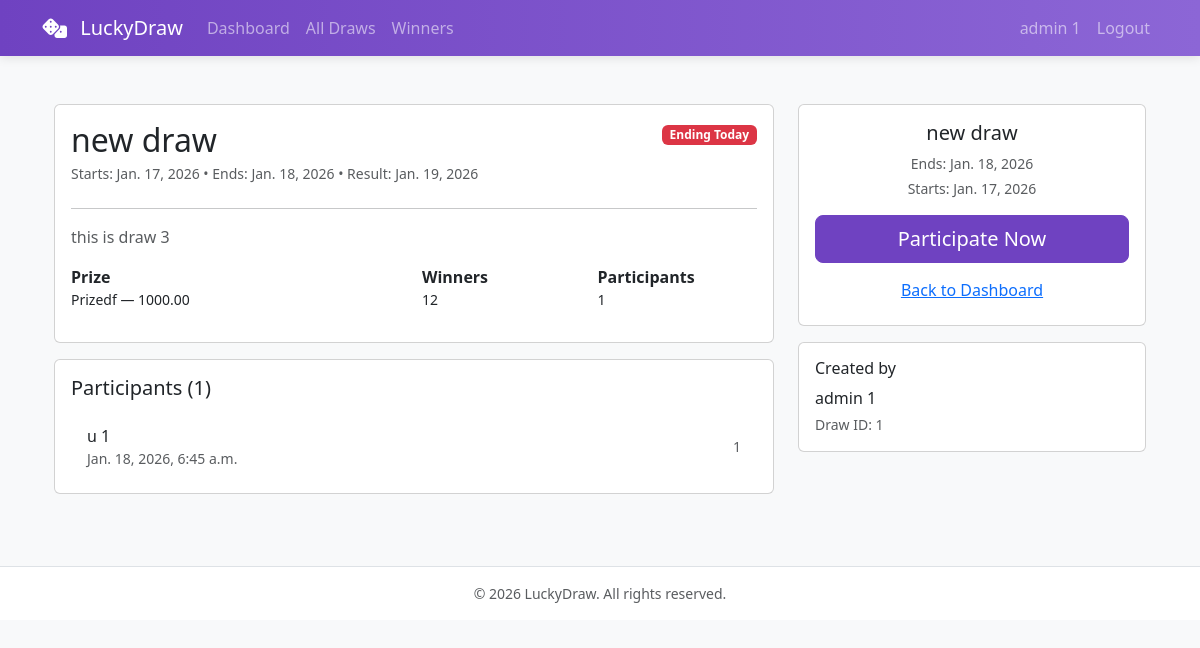
/accounts/draws/1/ (signed in), run on the app's committed database.
### accounts/models.py (models this page shows, shortened)
class Draw(models.Model):
    DRAW_TYPE_CHOICES = (
        ('single', 'Single Winner'),
        ('multi',  'Multiple Winners'),
    )
    title          = models.CharField(max_length=255, default='Untitled Draw')
    draw_type      = models.CharField(max_length=10, choices=DRAW_TYPE_CHOICES, default='single')
    description    = models.TextField(default='No description provided')
    prize_name     = models.CharField(max_length=200, default='Prize')
    prize_value    = models.DecimalField(max_digits=10, decimal_places=2, default=0.00)
    winners_count  = models.PositiveIntegerField(default=1)
    start_date     = models.DateField(null=True, blank=True)
    end_date       = models.DateField(null=True, blank=True)
    result_date    = models.DateField(null=True, blank=True)
    winners_selected = models.BooleanField(default=False)
    created_by     = models.ForeignKey(settings.AUTH_USER_MODEL, on_delete=models.SET_NULL, null=True, related_name='created_draws')
    created_at     = models.DateTimeField(auto_now_add=True)
    updated_at     = models.DateTimeField(auto_now=True)

class Entry(models.Model):
    user       = models.ForeignKey(settings.AUTH_USER_MODEL, on_delete=models.CASCADE, related_name='entries')
    draw       = models.ForeignKey(Draw, on_delete=models.CASCADE, related_name='entries')
    entry_time = models.DateTimeField(auto_now_add=True)
    is_active   = models.BooleanField(default=True)
    is_verified = models.BooleanField(default=False)
    note        = models.TextField(blank=True, null=True)
    class Meta:
        unique_together = ('user', 'draw')
        ordering = ['-entry_time']

### accounts/views.py (the view)
# urls.py: path('draws/<int:pk>/', views.draw_detail, name='draw_detail'),
@login_required
def draw_detail(request, pk):
    try:
        _ = request.user.profile
    except Profile.DoesNotExist:
        return redirect('home')
    draw = get_object_or_404(Draw.objects.select_related('created_by'), pk=pk)
    entries_qs = Entry.objects.filter(draw=draw).select_related('user').order_by('-entry_time')
    entries_count = entries_qs.count()
    user_joined = entries_qs.filter(user=request.user).exists()
    winners = Winner.objects.filter(draw=draw).select_related('user', 'entry').order_by('position')
    is_closed = bool(draw.end_date and draw.end_date < date.today())
    is_open = not is_closed and (not draw.start_date or draw.start_date <= date.today())
    context = {
        'draw': draw,
        'entries': entries_qs[:100],
        'entries_count': entries_count,
        'user_joined': user_joined,
        'winners': list(winners),
        'is_closed': is_closed,
        'is_open': is_open,
        'today': date.today(),
        'now': timezone.now(),
    }
    return render(request, 'draw_detail.html', context)

### templates/draw_detail.html (shortened to what this page needs)
{% extends "base.html" %}
{% block content %}
<div class="container py-4">
  <div class="row">
    <div class="col-lg-8 mb-4">
      <div class="card mb-3">
        <div class="card-body">
          <div class="d-flex justify-content-between align-items-start">
            <div>
              <h2 class="mb-1">{{ draw.title }}</h2>
              <p class="text-muted mb-2 small">
                {% if draw.start_date %}Starts: {{ draw.start_date }}{% endif %}
                {% if draw.end_date %} • Ends: {{ draw.end_date }}{% endif %}
                {% if draw.result_date %} • Result: {{ draw.result_date }}{% endif %}
              </p>
            </div>
            <div class="text-end">
              {% if is_closed %}
                <span class="badge bg-secondary">Closed</span>
              {% elif draw.end_date and draw.end_date <= today %}
                <span class="badge bg-danger">Ending Today</span>
              {% else %}
                <span class="badge bg-success">Open</span>
              {% endif %}
            </div>
          </div>
          <hr>
          <p class="mb-3 text-muted">{{ draw.description|default:"No description provided." }}</p>
          <div class="row g-3 mb-3">
            <div class="col-sm-6">
              <div><strong>Prize</strong></div>
              <div class="small">{{ draw.prize_name }}{% if draw.prize_value %} — {{ draw.prize_value }}{% endif %}</div>
            </div>
            <div class="col-sm-3">
              <div><strong>Winners</strong></div>
              <div class="small">{{ draw.winners_count }}</div>
            </div>
            <div class="col-sm-3">
              <div><strong>Participants</strong></div>
              <div class="small">{{ entries_count }}</div>
            </div>
          </div>
        </div>
      </div>
      <div class="card">
        <div class="card-body">
          <h5 class="card-title mb-3">Participants ({{ entries_count }})</h5>
          <ul class="list-group list-group-flush">
            {% for entry in entries %}
              <li class="list-group-item d-flex justify-content-between align-items-center">
                <div>
                  {{ entry.user.get_full_name|default:entry.user.username }}
                  <div class="small text-muted">{{ entry.entry_time }}</div>
                </div>
                <div class="small text-muted">{{ entry.id }}</div>
              </li>
            {% empty %}
              <li class="list-group-item">No participants yet. Be the first to join!</li>
            {% endfor %}
          </ul>
        </div>
      </div>
    </div>
    <div class="col-lg-4">
      <div class="card mb-3">
        <div class="card-body text-center">
          <h5 class="mb-2">{{ draw.title }}</h5>
          {% if draw.end_date %}
            <p class="mb-1 small text-muted">Ends: {{ draw.end_date }}</p>
          {% endif %}
          {% if draw.start_date %}
            <p class="mb-3 small text-muted">Starts: {{ draw.start_date }}</p>
          {% endif %}
          {% if is_closed %}
            <span class="badge bg-secondary mb-3">Closed</span>
            {% if user_joined %}
              <div class="alert alert-success my-3">You participated in this draw.</div>
            {% else %}
              <div class="alert alert-warning my-3">This draw is closed and no longer accepting entries.</div>
            {% endif %}
            <a href="{% url 'user_dashboard' %}" class="btn btn-outline-primary w-100">Back to Dashboard</a>
          {% else %}
            {% if user_joined %}
              <div class="alert alert-success mb-3">You are participating in this draw.</div>
              <a href="{% url 'user_dashboard' %}" class="btn btn-outline-primary w-100 mb-2">Back to Dashboard</a>
              <form method="get" action="{% url 'draw_detail' draw.id %}">
                <button type="submit" class="btn btn-secondary w-100">Refresh</button>
              </form>
            {% else %}
              <form method="post" action="{% url 'join_draw' draw.id %}">
                <button type="submit" class="btn btn-primary btn-lg w-100 mb-2">Participate Now</button>
              </form>
              <a href="{% url 'user_dashboard' %}" class="btn btn-link w-100">Back to Dashboard</a>
            {% endif %}
          {% endif %}
        </div>
      </div>
      <div class="card">
        <div class="card-body">
          <h6 class="mb-2">Created by</h6>
          <p class="mb-1">{{ draw.created_by.get_full_name|default:draw.created_by.username }}</p>
          <p class="small text-muted mb-0">Draw ID: {{ draw.id }}</p>
        </div>
      </div>
    </div>
  </div>
</div>
{% endblock %}

### templates/base.html (shortened to what this page needs)
{% load static %}
<!DOCTYPE html>
<html lang="en">
<head>
  <link href="https://cdn.jsdelivr.net/npm/bootstrap@5.3.0/dist/css/bootstrap.min.css" rel="stylesheet">
  <link rel="stylesheet" href="{% static 'accounts/css/user.css' %}">
</head>
<body class="bg-light">
  <nav class="navbar navbar-expand-lg navbar-dark bg-primary">
    <div class="container">
      <a class="navbar-brand" href="{% url 'user_dashboard' %}">
        <i class="fas fa-dice me-2"></i> LuckyDraw
      </a>
      <div class="collapse navbar-collapse" id="mainNav">
        <ul class="navbar-nav me-auto mb-2 mb-lg-0">
          <li class="nav-item"><a class="nav-link" href="{% url 'user_dashboard' %}">Dashboard</a></li>
          <li class="nav-item"><a class="nav-link" href="{% url 'all_draws' %}">All Draws</a></li>
          <li class="nav-item"><a class="nav-link" href="#">Winners</a></li>
        </ul>
        <ul class="navbar-nav ms-auto">
          {% if request.user.is_authenticated %}
            <li class="nav-item"><a class="nav-link" href="#">{{ request.user.get_full_name|default:request.user.username }}</a></li>
            <li class="nav-item"><a class="nav-link" href="{% url 'logout' %}">Logout</a></li>
          {% else %}
            <li class="nav-item"><a class="nav-link" href="{% url 'login' %}">Login</a></li>
          {% endif %}
        </ul>
      </div>
    </div>
  </nav>
  <main class="container my-4">
    {% block content %}{% endblock %}
  </main>
  <footer class="bg-white border-top py-3">
    <div class="container text-center small text-muted">
      © {{ now.year }} LuckyDraw. All rights reserved.
    </div>
  </footer>
</body>
</html>

### accounts/static/accounts/css/user.css (style rules this page uses)
:root { --primary: #6f42c1; --secondary: #fd7e14; --light-bg: #f8f9fa; --dark-bg: #343a40; }
body { font-family: 'Segoe UI', Tahoma, Geneva, Verdana, sans-serif; background-color: #f5f7fb; color: #495057; }
.navbar { background: linear-gradient(to right, #6f42c1, #8c66d6); box-shadow: 0 2px 10px rgba(0, 0, 0, 0.1); }
.btn-primary { background-color: var(--primary); border-color: var(--primary); }

### data on the page
Draw: title "new draw", start_date "Jan. 17, 2026", end_date "Jan. 18, 2026", result_date "Jan. 19, 2026", description "this is draw 3", prize_name "Prizedf", prize_value "1000.00", winners_count "12", created_by.get_full_name "admin 1", id "1"
Entry: user.get_full_name "u 1", entry_time "Jan. 18, 2026, 6:45 a.m.", id "1"

### other printed values
{{ request.user.get_full_name|default:request.user.username }} "admin 1"
{{ entries_count }} "1"
